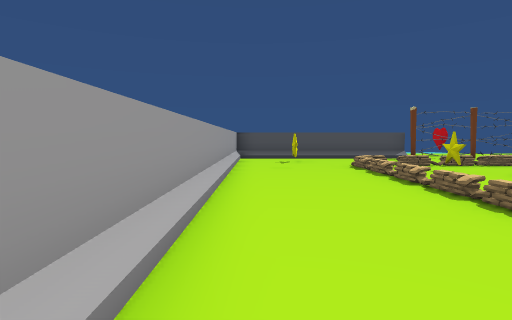
View 1 (above)

17 first-person views from a walk through a scene from a Unity 3-D project. The camera is 1.5 m above the floor, tilts 4° down and sees 80° across. The floor is counted in squares, 2 m on a side. Each view is taken from the middle of a square. On the plan, view 1 faces up. The plan holds only what a view shows up to about 10 squares ahead; the rest is blank. The place goes on beyond the plan. The player character is not drawn.

View 2
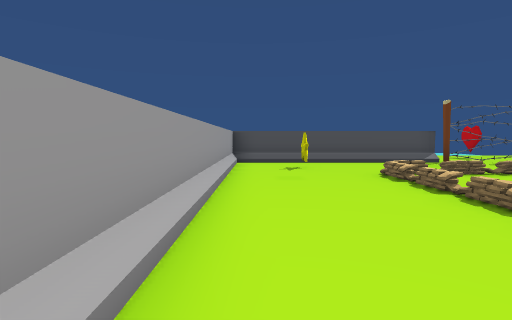

View 3
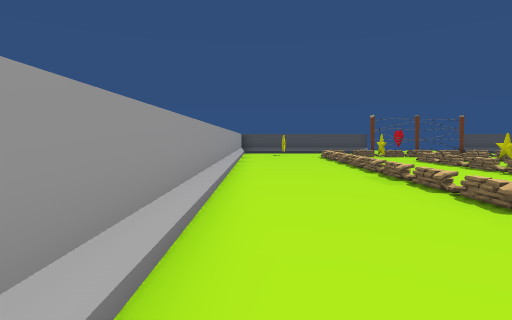

View 4
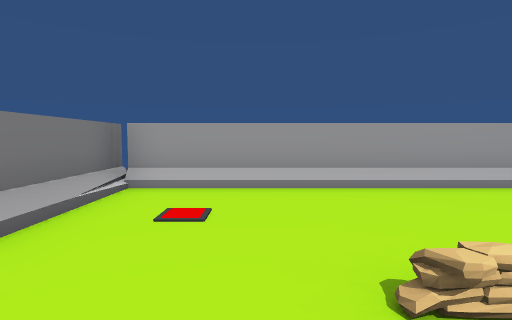

View 5
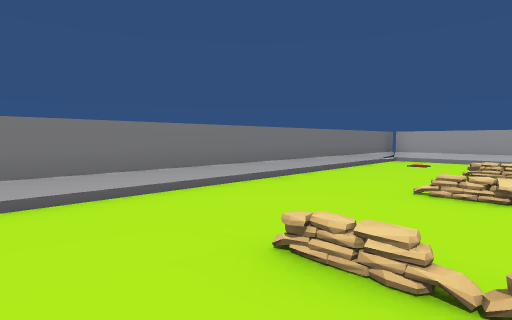

View 6
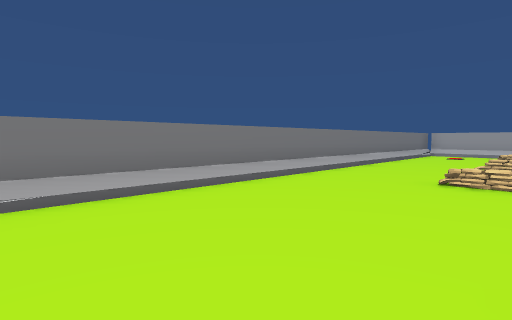

View 7
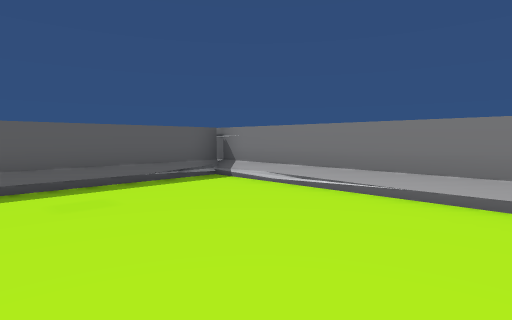

View 8
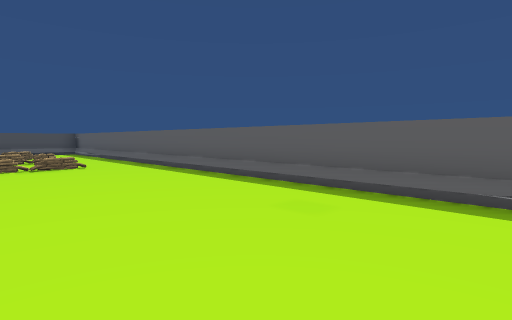

View 9
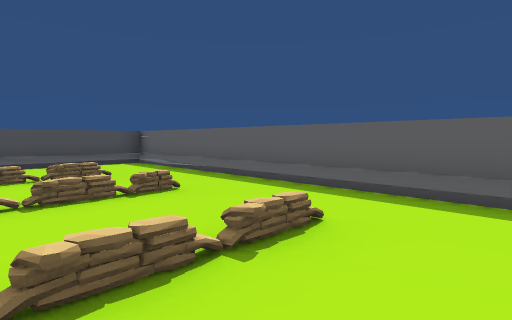

View 10
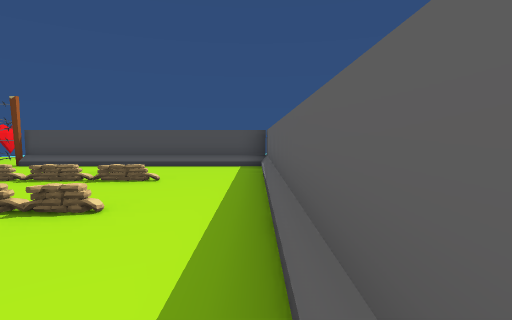

View 11
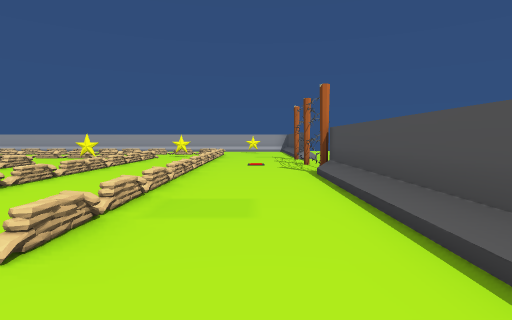

View 12
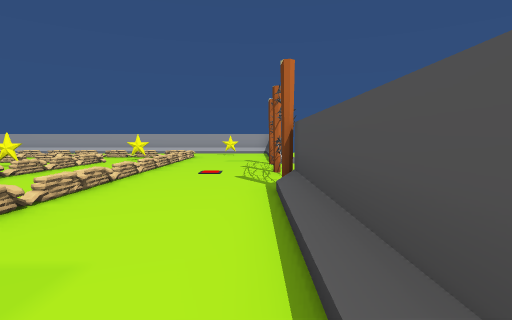

View 13
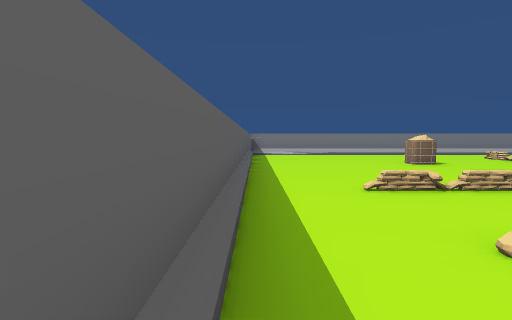

View 14
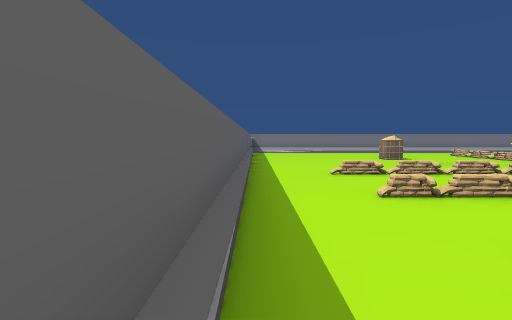

View 15
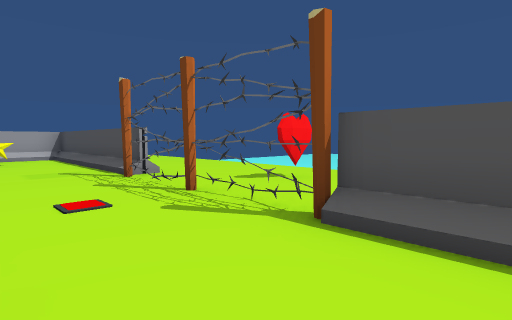

View 16
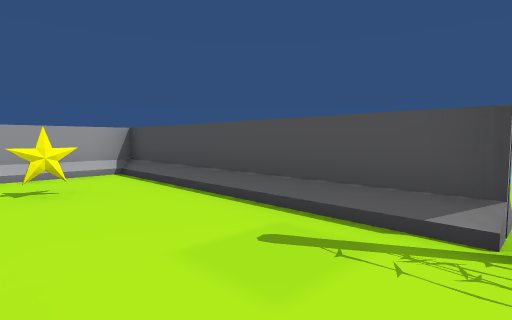

View 17
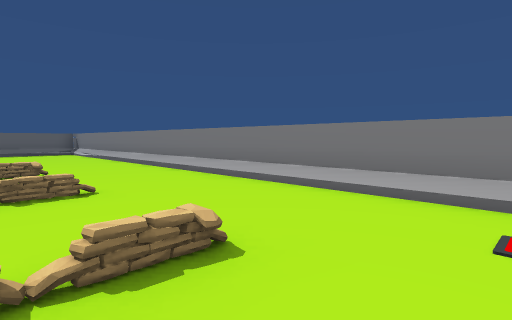

### Floor plan
Key: @ floor where view 1 was taken; # wall or solid block; x gap in a wall; . main floor; : floor 0.25 m higher than the main floor; + floor 0.5 m higher than the main floor; / step, stairs or slope; = window, fence, low wall or low ledge; S star; O other object.
Columns run from 1 left of view 1 to 18 right of it. Each row starts with its distance up from view 1.
 13      .......
 12 #######x###x#######
 11 #................./=
 10 #.S.............../=
  9 #................./=
  8 #...=...........#./=
  7 #....S............/=
  6 #......=+::+:..+=./=
  5 #.....=.........../=
  4 #.......S.=  =.==./=
  3 #........=    ..../=
  2 #.....=    ......./=
  1 #.....     ......./=
  0 #@...      ......./=
 -1 #....      ..O..../=
 -2 #......=........../=
 -3 #...=..=.=......../=
 -4 #................./=
 -5 #................./=
 -6 x/////////////////:=
 -7  ##################

Where each view was taken, in squares from view 1:
view 1: 0 up, 0 right, facing up
view 2: 2 up, 0 right, facing up
view 3: 4 down, 0 right, facing up
view 4: 4 down, 4 right, facing left
view 5: 2 down, 10 right, facing down-left
view 6: 2 down, 14 right, facing down-left
view 7: 2 down, 12 right, facing down-right
view 8: 5 down, 13 right, facing up-right
view 9: 2 up, 13 right, facing up-right
view 10: 3 up, 17 right, facing up
view 11: 10 up, 17 right, facing left
view 12: 11 up, 15 right, facing left
view 13: 8 up, 17 right, facing down
view 14: 10 up, 17 right, facing down
view 15: 9 up, 12 right, facing up-left
view 16: 9 up, 6 right, facing up-left
view 17: 2 down, 1 right, facing down-right
